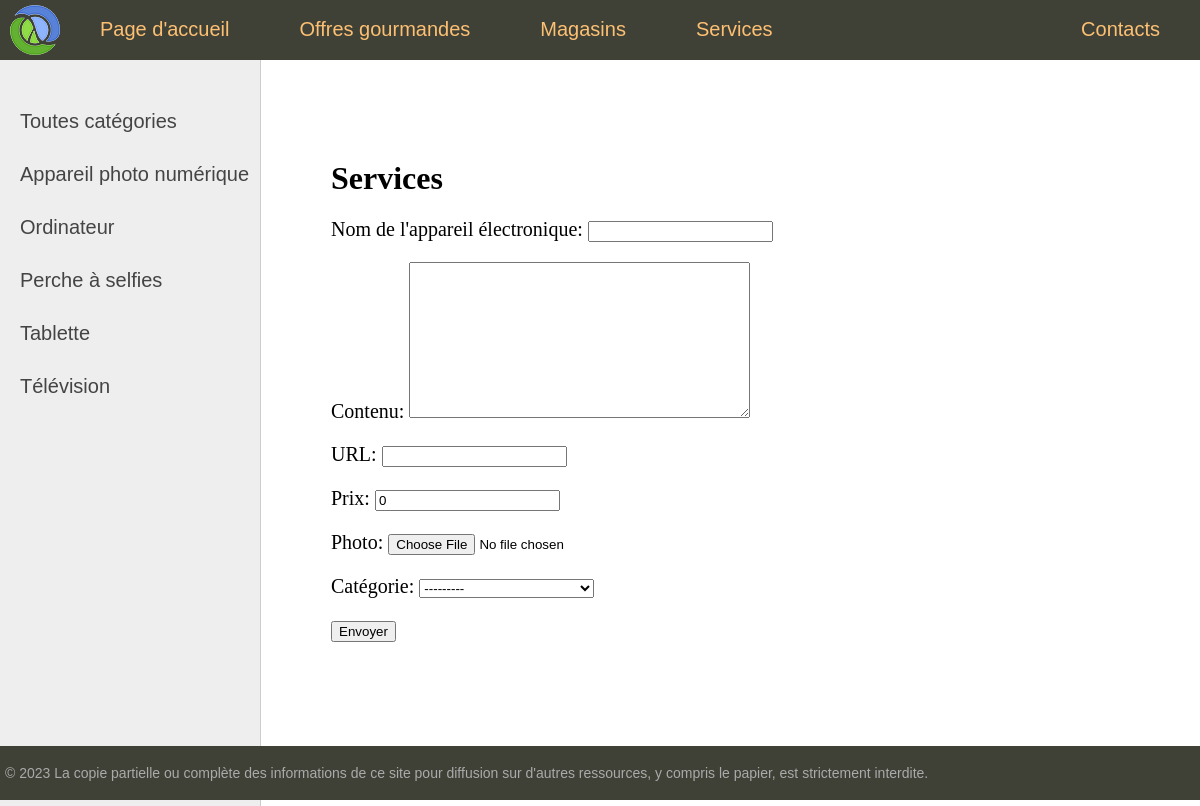
/services, run on the app's committed database.
### electronicsapp/models.py (models this page shows)
class ElectroCategory(models.Model):
    name = models.CharField(max_length=100)
    slug = models.SlugField(max_length=100, unique=True)
    def __str__(self):
        return self.name
    def get_absolute_url(self):
        return reverse('category', kwargs={'cat_slug': self.slug})

### electronicsapp/views.py (the view)
# urls.py: path('services', views.services, name='services'),
def services(request):
    if request.method == 'POST':
        form = ElectronicForm(request.POST, request.FILES)
        if form.is_valid():
            ElectronicsModel.objects.create(is_available=False, **form.cleaned_data)
            return redirect('home')
    else:
        form = ElectronicForm()
    data = {
        'form': form,
        'menu': menu_lst,
        'title': 'Services',
    }
    return render(request, 'electronics/services.html', data)

### electronicsapp/forms.py
class ElectronicForm(forms.ModelForm):
    class Meta:
        model = ElectronicsModel
        fields = ['name', 'content', 'slug', 'price', 'photo', 'category']

### electronicsapp/templatetags/electronic_tags.py (called while the page is built)
@register.inclusion_tag('electronics/list_categories.html')
def show_categories(cat_selected=0):
    cats = ElectroCategory.objects.annotate(total=Count('electronics')).filter(~Q(total=0))
    return {'cats': cats, 'cat_selected': cat_selected}

### electronicsapp/templates/electronics/services.html (shortened to what this page needs)
{% extends 'base.html' %}
{% block content %}
<h1>{{title}}</h1>
<form method="POST" enctype="multipart/form-data">
    {{ form.as_p }}
    <button type="submit">Envoyer</button>
</form>
{% endblock %}

### electronicsapp/templates/electronics/list_categories.html
{% for cat in cats %}
{% if cat.id == cat_selected %}
<li class="selected">{{cat.name}}</li>
{% else %}
<li><a href="{{ cat.get_absolute_url }}">{{cat.name}}</a></li>
{% endif %}
{% endfor %}

### electronicsapp/static/electronics/css/styles.css (style rules this page uses)
html, body { font-family: 'Arial'; margin: 0; padding: 0; height: 100%; width: 100%; color: #444; }
a { color: #0059b2; text-decoration: none; }
.left-chapters ul li { margin: 30px 0 0 0; color: #999; }
.left-chapters ul li a { color: #444; text-decoration: none; }
.content-text h1 { font-size: 32px; }

### data on the page
ElectroCategory: name "Appareil photo numérique"
ElectroCategory: name "Ordinateur"
ElectroCategory: name "Perche à selfies"
ElectroCategory: name "Tablette"
ElectroCategory: name "Télévision"

### other printed values
{{ m.title }} "Page d'accueil" "Offres gourmandes" "Magasins" "Services" "Contacts"
{{ title }} "Services"
